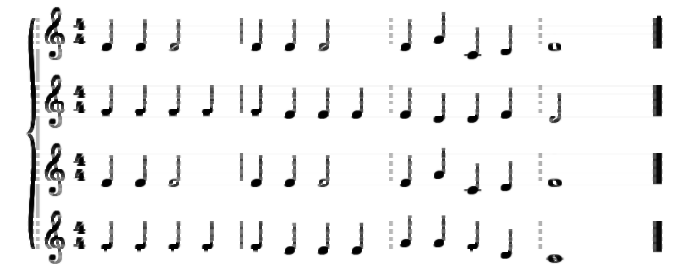
#> input picture StaffRemoval/outing.png, 682 x 277 px
$ jupyter execute --allow-errors verticalLines.ipynb
#> lines starting #> are read from the running program, lines starting #| are printed output that depends on the picture; after the words box and inside, x2 and y2 are one past the last pixel; in counts of white or black regions, pixels touching at a corner belong together
[cell 1]
import cv2
import skimage.io as io
import numpy as np
from skimage.morphology import binary_erosion, binary_dilation, binary_closing,skeletonize, thin
from scipy.signal import convolve2d
from statistics import mode,variance
from math import sqrt
from skimage.measure import find_contours
import matplotlib.pyplot as plt
from skimage import data, color, img_as_ubyte
from skimage.feature import canny
from skimage.measure import label, regionprops
from skimage.transform import hough_ellipse
from skimage.draw import ellipse_perimeter
from skimage.draw import rectangle
from skimage.morphology import disk ,area_opening ,ball,closing
from skimage.morphology import rectangle as rec
from scipy.spatial.distance import euclidean
maxSpace=16

[cell 2]
# [17 lines left out: function show_images, not called in this run]

[cell 3]
def verticalProj(img):
    imgTmp=np.ones((img.shape[0],img.shape[1]+4))
    imgTmp[:,2:imgTmp.shape[1]-2]=img
    img=imgTmp
    proj = np.sum(img,0)
    maxProjection = img.shape[0]-np.min(proj)
    print(maxProjection)
    result = np.zeros(img.shape)
    #Draw a line for each row
    for col in range(img.shape[1]):
        result[0:int(proj[col]),col]=1
    cv2.imwrite("outs/74.png",result*255)
    return result,maxProjection
def calcVerticalLinesPos(colHist,maxProjection):
    cv2.imwrite("outs/hist.png",colHist*255)
    n,m=colHist.shape
    thres=int(maxProjection*0.6)
    thres=colHist.shape[0]-thres-1
    start=end=0
    width=[]
    peaksMid=[]
    for i in range(m-1):
        if(colHist[thres][i]!=colHist[thres][i+1]):
            if colHist[thres][i]==1:
                #end of zeros
                start=i
            else:
                #end of ones
                end=i+1
                peaksMid.append(int((start+end)/2))
                width.append((end-start))

    return np.array(width),np.array(peaksMid)

[cell 4]
def removeVerticalLines(imgOriginal,midPoint,curWidth):
    thresPixel=curWidth
    tmpWidth=curWidth
    curWidth=int(curWidth/2)+1
    errorThres=1
    for i in range(imgOriginal.shape[0]):
        #print(imgOriginal[i:i+1,midPoint-curWidth:midPoint+curWidth])
        pixelSum= imgOriginal[i:i+1,midPoint-curWidth:midPoint+curWidth].sum()
        pixelSum=(tmpWidth)-pixelSum
        #print(pixelSum,thresPixel,tmpWidth)
        if( pixelSum<=thresPixel):
            #print(imgOriginal[i:i+1,midPoint-curWidth:midPoint+curWidth])
            imgOriginal[i:i+1,midPoint-curWidth:midPoint+curWidth]=1
    return imgOriginal
def applyRemoving(width,peaksMids,img):
    for i in range(len(peaksMids)):
        img=removeVerticalLines(img,peaksMids[i],width[i])
    return img

[cell 5]
def removeSymbolVerticalLines(contour):
    Binarized=contour
    result,maxProjection=verticalProj(Binarized)
    cv2.imwrite("outs/res.png",result*255)
    #print(maxProjection)
    width,peaksMids=calcVerticalLinesPos(result,maxProjection)
    #print(width,peaksMids)
    removedImg=applyRemoving(width,peaksMids,Binarized)
    cv2.imwrite("outs/removed.png",removedImg*255)
    return removedImg

[cell 6]
# [23 lines left out: function RemoveHorizontalAndDiagonalLines, not called in this run]

[cell 7]
# [40 lines left out: function countBeamLines, not called in this run]

[cell 8]
img2=cv2.imread("beam/8.",0)
#> (the rest of this cell did not finish here and is left out)

[cell 9]
import matplotlib.pyplot as plt
from skimage import data, color, img_as_ubyte
from skimage.feature import canny
from skimage.transform import hough_ellipse
from skimage.draw import ellipse_perimeter
import skimage.measure as measure
def testBlob(blob,index):
    width=blob.bbox[3]-blob.bbox[1]
    height=blob.bbox[2]-blob.bbox[0]
    print(width,height)
    minEccentricity=.2
    maxEccentricity=.9
    minArea=1.1*(maxSpace**2)
    maxArea=4*(maxSpace**2)
    minMajorAxis=maxSpace
    maxMajorAxis=3.2*maxSpace
    minMinorAxis=.5*maxSpace
    maxMinorAxis=2*maxSpace
    minSolidity=.85
    if( blob.solidity>=minSolidity and blob.area>minArea and blob.area<maxArea and blob.eccentricity <maxEccentricity and width>minMajorAxis and width<maxMajorAxis and height>minMinorAxis and height<maxMinorAxis):
        return True
    return False

def detectBlackBlob(symbol,index):
    labels = measure.label(symbol)
    props = measure.regionprops(labels)
    isBlob=False
    numBlobs=0
    for prop in props:
        isBlob=testBlob(prop,index)
        if(isBlob):
            numBlobs=numBlobs+1
    for prop in props:
        print(index,prop.area,prop.eccentricity,prop.major_axis_length,prop.minor_axis_length,prop.solidity)

    if(numBlobs>0):
        cv2.imwrite("blobs/"+str(index)+"_"+str(numBlobs)+".png",symbol*255)

[cell 10]
img2=cv2.imread("outing.png",0)
#> img2 is the input picture: shape (277, 682); min 0, max 255, mean 241
img2=img2>100
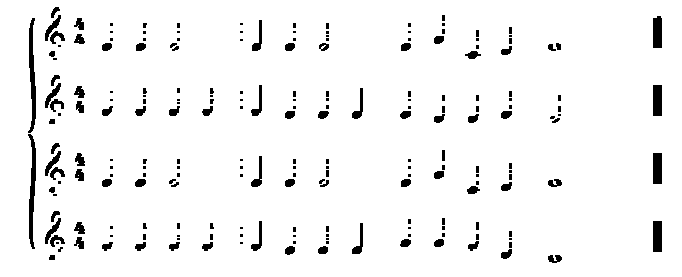
#> img2: shape (277, 682) bool; 95.2% white; 213 black regions (120 under 20 px), largest, box (x1, y1, x2, y2) and area: (28, 18, 36, 133) 483, (28, 134, 36, 249) 483, (653, 85, 662, 116) 279
img2=img2*1
contours = find_contours(img2, 0.8)
#> contours = 220 point arrays, longest 257 points
imgContours=[]
imgSymbolsContours=[]
index=0
for contour in contours:
    x = contour[:,1]
    y = contour[:,0]
    [Xmin, Xmax, Ymin, Ymax] = [np.amin(x), np.amax(x), np.amin(y), np.amax(y)]
    rr, cc = rectangle(start = (Ymin,Xmin), end = (Ymax,Xmax), shape=img2.shape)
    imgSymbol=img2[int(Ymin):int(Ymax+1),int(Xmin):int(Xmax+1)]
    imgContours.append([Ymin,Xmin])
    imgSymbol=removeSymbolVerticalLines(imgSymbol)
    imgSymbolsContours.append(1-imgSymbol)
    cv2.imwrite("contours/"+str(index)+".png",imgSymbol*255)
    index+=1
#> this loop made 220 passes
#> (Xmin, Xmax, Ymin, Ymax) on passes 1, 3, 4: (50.2, 59.8, 6.2, 17.8), (441.2, 444.8, 14.2, 20.8), (652.2, 661.8, 15.2, 47.8)
#| 9.0
#| 17.0
#| 6.0
#| 32.0
#| 113.0
#| 12.0
#| 30.0
#| 3.0
#> (further printed lines are left out)
#> pass 2, in verticalProj (call 2), `img=imgTmp`:
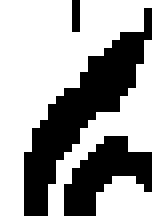
#> img: shape (27, 21) float64 (shown 8 times larger); values 0 (black) and 1 (white), 66.7% white; 3 black regions (1 under 20 px), largest, box (x1, y1, x2, y2) and area: (3, 1, 19, 27) 126, (8, 17, 19, 27) 59
#> pass 2, in verticalProj (call 2), `cv2.imwrite("outs/74.png",result*255)`:
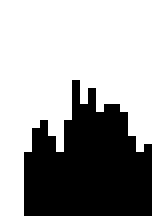
#> saved as 74.png: shape (27, 21) (shown 8 times larger); 66.7% white; 1 black region, box (x1, y1, x2, y2) and area: (3, 10, 19, 27) 189
#> (the rest of this cell did not finish here and is left out)

[cell 11]
ind=0
for cont in imgSymbolsContours:
    detectBlackBlob(cont,ind)
    ind+=1
#> this loop made 220 passes
#> cont on passes 8, 11, 15: [[0, 0, 0, 0], [0, 0, 0, 0], [0, 0, 0, 0], [0, 0, 0, 0]], [[0, 0, 0, 0], [0, 0, 0, 0], [0, 0, 0, 0]], [[0, 0, 0, 0], [0, 0, 0, 0], [0, 0, 0, 0], [0, 0, 0, 0]]
#> (printed output is left out)

$ run again, with StaffRemoval/0.png copied over StaffRemoval/outing.png
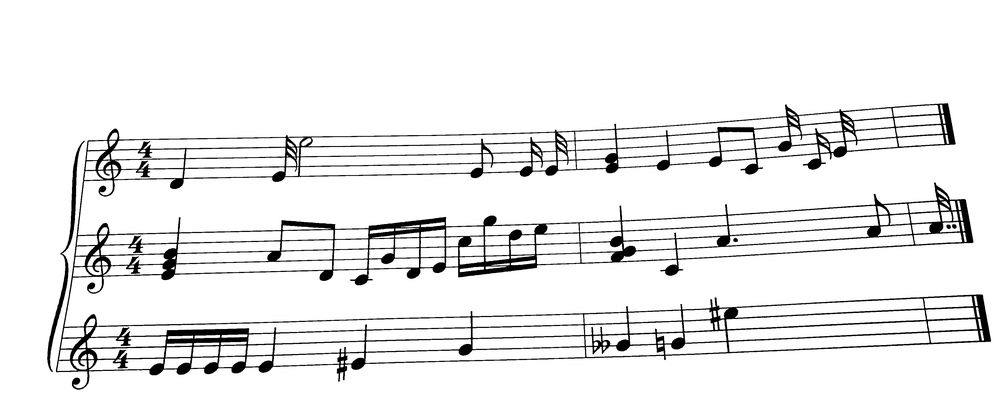
#> input picture StaffRemoval/0.png, 1000 x 397 px, shrunk from 3680 x 1460 before the run
#> img2 is the input picture: shape (397, 1000); min 0, max 255, mean 235.6
#> `img2=img2>100`:
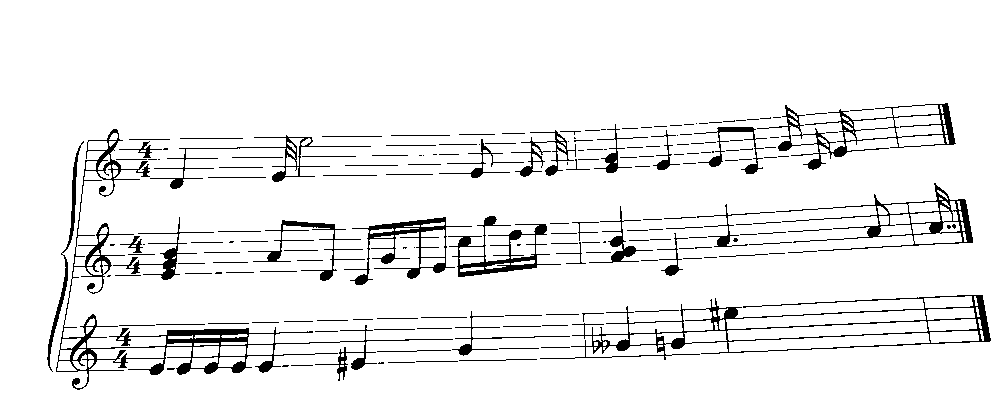
#> img2: shape (397, 1000) bool; 93.2% white; 182 black regions (81 under 20 px), largest, box (x1, y1, x2, y2) and area: (56, 129, 453, 390) 5486, (540, 295, 991, 360) 3605, (757, 103, 956, 170) 1956
#> contours = 324 point arrays, longest 3993 points
#> the loop `for contour in contours:` made 324 passes
#> (Xmin, Xmax, Ymin, Ymax) on passes 1, 4, 6: (756.2, 955.8, 102.2, 169.8), (849.2, 873.8, 108.2, 110.8), (805.2, 826.8, 112.2, 114.8)
#> (printed output is left out)
#> the loop `for cont in imgSymbolsContours:` made 324 passes
#> cont on passes 19, 25, 29: [[0, 0], [0, 0]], [[0, 0, 0], [0, 0, 0]], [[0, 0], [0, 0]]
#> (printed output is left out)
#> pass 1, in detectBlackBlob, `labels = measure.label(symbol)`:
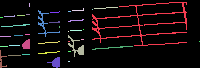
#> labels: shape (68, 200) int64; 39 distinct labels, from 0 to 38; one colour per label, 0 black

$ run again, with StaffRemoval/01.png copied over StaffRemoval/outing.png
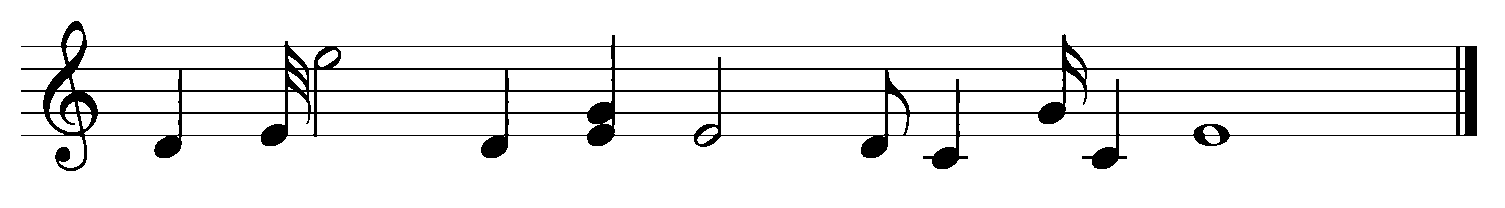
#> input picture StaffRemoval/01.png, 1505 x 208 px
#> contours = 68 point arrays, longest 4297 points
#> the loop `for contour in contours:` made 68 passes
#> (Xmin, Xmax, Ymin, Ymax) on passes 2, 3, 4, 5, 6, 7, 8, 10: (65.8, 82.2, 29.8, 45.2), (65.8, 79.2, 46.8, 61.2), (77.8, 284.2, 46.8, 67.2), (289.8, 324.2, 46.8, 67.2), (332.8, 611.2, 46.8, 67.2), (614.8, 1061.2, 46.8, 67.2), (1071.8, 1455.2, 46.8, 67.2), (317.8, 337.2, 49.8, 66.2)
#> (printed output is left out)
#> pass 1, in verticalProj, `img=imgTmp`:
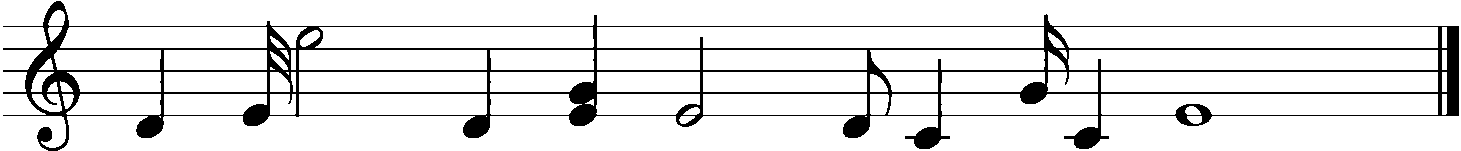
#> img: shape (151, 1461) float64; values 0 (black) and 1 (white), 89.3% white; 1 black region, box (x1, y1, x2, y2) and area: (3, 1, 1459, 151) 23507
#> the loop `for cont in imgSymbolsContours:` made 68 passes
#> cont on pass 33: [[0, 0, 0, 0], [0, 0, 0, 0], [0, 0, 0, 0], [0, 0, 0, 0]]
#> (printed output is left out)
#> pass 1, in detectBlackBlob, `cv2.imwrite("blobs/"+str(index)+"_"+str(numBlobs)+".png",symbol*255)`:
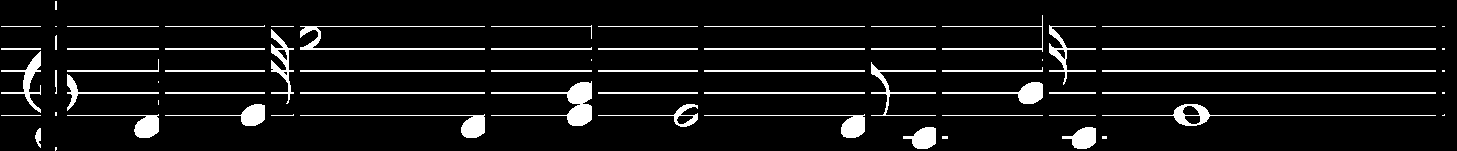
#> saved as 0_2.png: shape (151, 1457); 7.9% white; 70 white regions (15 under 20 px), largest, box (x1, y1, x2, y2) and area: (491, 81, 592, 126) 1131, (300, 26, 485, 50) 753, (1102, 104, 1436, 126) 728

$ run again, with StaffRemoval/02.PNG copied over StaffRemoval/outing.png
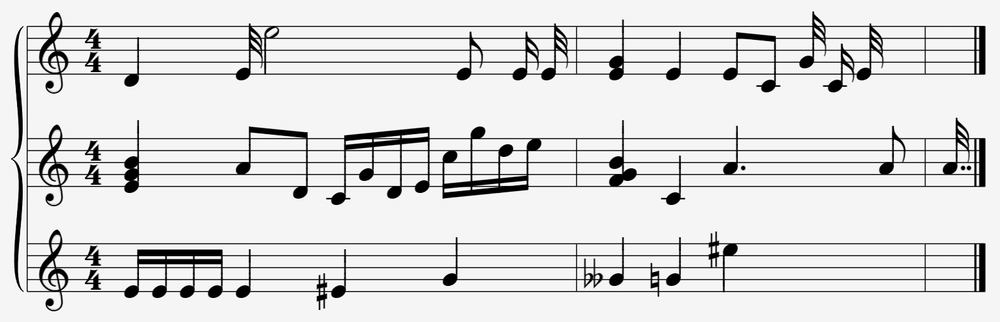
#> input picture StaffRemoval/02.PNG, 1000 x 322 px, shrunk from 1583 x 509 before the run
#> img2 is the input picture: shape (322, 1000); min 0, max 255, mean 220.8
#> `img2=img2>100`:
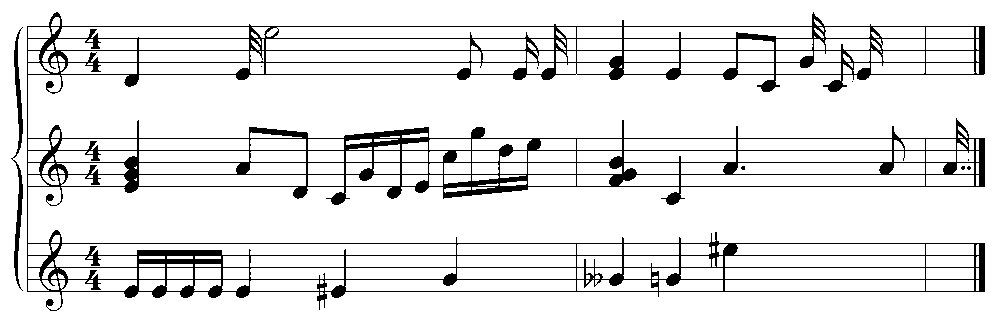
#> img2: shape (322, 1000) bool; 90.1% white; 9 black regions (7 under 20 px), largest, box (x1, y1, x2, y2) and area: (27, 12, 985, 311) 30949, (11, 27, 23, 291) 951
#> contours = 300 point arrays, longest 7765 points
#> the loop `for contour in contours:` made 300 passes
#> (Xmin, Xmax, Ymin, Ymax) on passes 4, 5, 7: (10.2, 22.8, 26.2, 290.8), (27.8, 50.2, 26.8, 37.2), (57.8, 248.2, 26.8, 37.2)
#> (printed output is left out)
#> the loop `for cont in imgSymbolsContours:` made 300 passes
#> cont on passes 23, 41, 53: [[0, 0, 0], [0, 0, 0], [0, 0, 0]], [[0, 0], [0, 0]], [[0, 0, 0], [0, 0, 0], [0, 0, 0]]
#> (printed output is left out)
#> pass 1, in detectBlackBlob, `labels = measure.label(symbol)`:
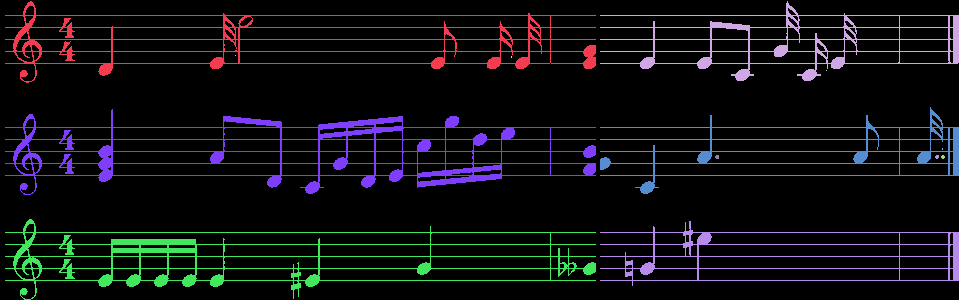
#> labels: shape (300, 959) int64; 14 distinct labels, from 0 to 13; one colour per label, 0 black
